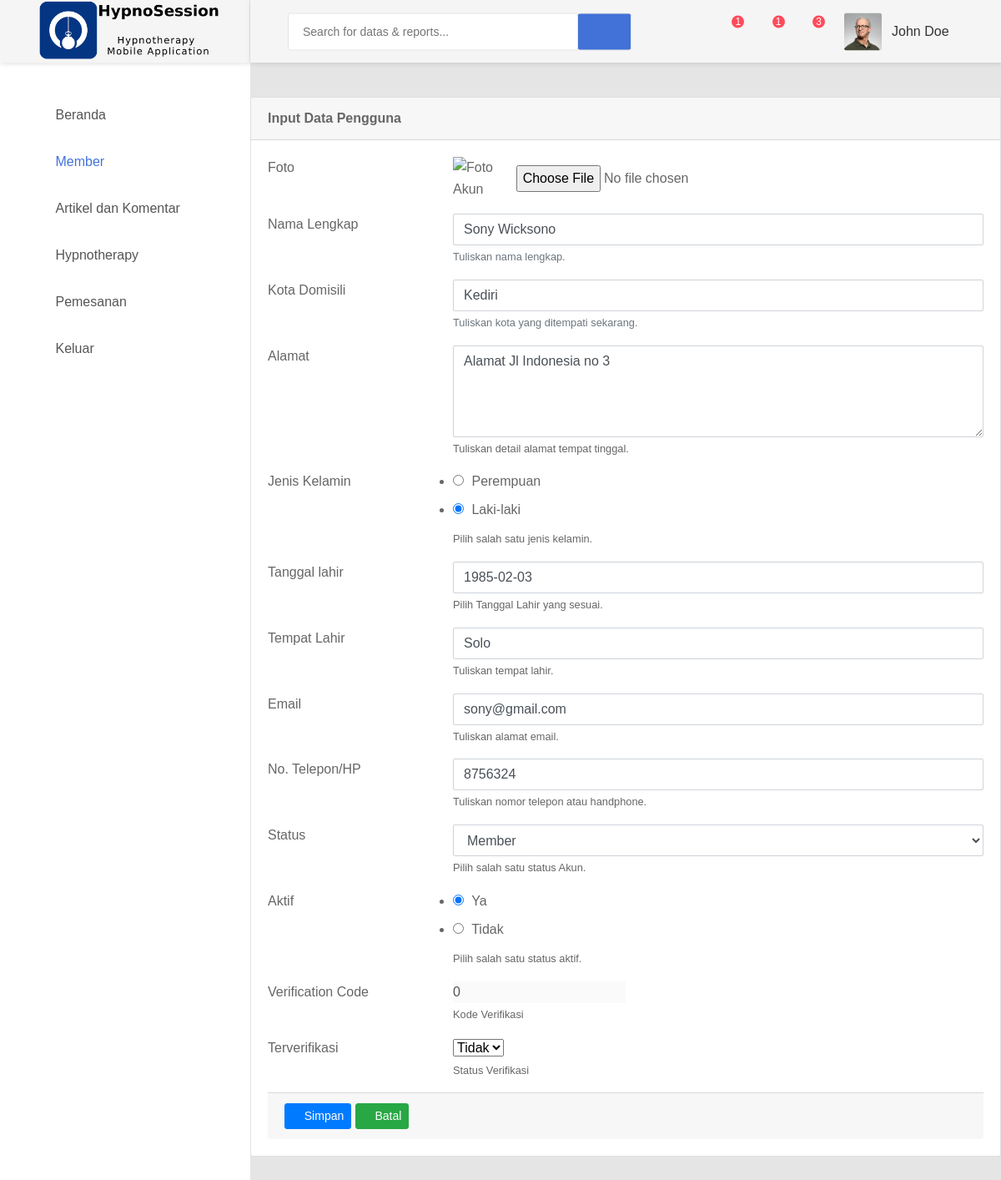
The page /akun/edit/5 on the database its author committed.
### akun/models.py (models this page shows, shortened)
class Akun(models.Model):
    nama = models.CharField(max_length=30, null=True)
    jenis_kelamin = models.BooleanField(null=True)
    kota_domisili = models.CharField(max_length=30, null=True)
    alamat = models.CharField(max_length=100, null=True)
    tanggal_lahir = models.DateField(null=True)
    tempat_lahir = models.CharField(max_length=30, null=True)
    foto_src = models.TextField(null=True)
    no_telepon = models.CharField(max_length=16, null=True)
    email = models.EmailField()
    password = models.TextField(null=True)
    aktif = models.BooleanField(default=True)
    registrasi = models.DateTimeField(auto_now_add=True)
    aktivasi = models.DateTimeField(auto_now_add=True)
    update = models.DateTimeField(auto_now=True)
    verification_code = models.IntegerField(default=0)
    verification = models.BooleanField(default=False)
    class DaftarStatus(models.TextChoices):
        ADMIN = text('admin')
        STAF = text('staf')
        MEMBER = text('member')
    class Meta:
        db_table = 'akun'
    status = models.CharField(max_length=6,
                              choices=DaftarStatus.choices, default=DaftarStatus.MEMBER)

### akun/views.py (the view, shortened to what this page needs)
# urls.py: path('edit/<int:id>', views.edit, name='edit'),
def edit(request, id):
    akun = Akun.objects.get(id=id)
    form = AkunForm(instance=akun)
    form.fields['jenis_kelamin'].initial = [akun.jenis_kelamin]
    form.fields['aktif'].initial = [akun.aktif]
    form.fields['verification'].initial = [akun.verification]
    context = {
        'title': 'Member -> Ubah Data',
        'form': form,
        'view': 'akun',
    }
    return render(request, 'akun/form.html', context)

### akun/templates/akun/form.html (shortened to what this page needs)
{% extends "base.html" %}
{% block content %}
{% load static %}
<div class="card">
    <div class="card-header">
        <strong>Input Data Pengguna</strong>
    </div>
    <div class="card-body card-block">
        <form action="" method="post" enctype="multipart/form-data" class="form-horizontal">
            <div class="row form-group">
                <div class="col col-md-3">
                    <label for="nama" class=" form-control-label">Foto</label>
                </div>
                <div class="col-12 col-md-9">
                    <div class="form-check-inline form-check">
                        <div id="foto-div" class="image">
                            <img id="img-foto" style="width: 150px; height: 150px;" src="{{ form.foto_src.value }}"
                                 alt="Foto Akun">
                        </div>
                        <input type="file" id="foto" name="foto" class="form-control-file"
                               class="btn btn-secondary btn-sm"/>
                    </div>
                </div>
            </div>
            <div class="row form-group">
                <div class="col col-md-3">
                    <label for="nama" class=" form-control-label">Nama Lengkap</label>
                </div>
                <div class="col-12 col-md-9">
                    {{ form.nama }}
                    <small class="form-text text-muted">Tuliskan nama lengkap.</small>
                </div>
            </div>
            <div class="row form-group">
                <div class="col col-md-3">
                    <label for="kota" class=" form-control-label">Kota Domisili</label>
                </div>
                <div class="col-12 col-md-9">
                    {{ form.kota_domisili }}
                    <small class="form-text text-muted">Tuliskan kota yang ditempati sekarang.</small>
                </div>
            </div>
            <div class="row form-group">
                <div class="col col-md-3">
                    <label for="alamat" class=" form-control-label">Alamat</label>
                </div>
                <div class="col-12 col-md-9">
                    {{ form.alamat }}
                    <small class="help-block form-text">Tuliskan detail alamat tempat tinggal.</small>
                </div>
            </div>
            <div class="row form-group">
                <div class="col col-md-3">
                    <label class=" form-control-label">Jenis Kelamin</label>
                </div>
                <div class="col col-md-9">
                    <div class="form-check-inline form-check">
                        {{ form.jenis_kelamin }}
                    </div>
                    <small class="help-block form-text">Pilih salah satu jenis kelamin.</small>
                </div>
            </div>
            <div class="row form-group">
                <div class="col col-md-3">
                    <label for="tanggal-lahir" class=" form-control-label">Tanggal lahir</label>
                </div>
                <div class="col-12 col-md-9">
                    {{ form.tanggal_lahir }}
                    <small class="help-block form-text">Pilih Tanggal Lahir yang sesuai.</small>
                </div>
            </div>
            <div class="row form-group">
                <div class="col col-md-3">
                    <label for="tempat-lahir" class=" form-control-label">Tempat Lahir</label>
                </div>
                <div class="col-12 col-md-9">
                    {{ form.tempat_lahir }}
                    <small class="help-block form-text">Tuliskan tempat lahir.</small>
                </div>
            </div>
            <div class="row form-group">
                <div class="col col-md-3">
                    <label for="email" class=" form-control-label">Email</label>
                </div>
                <div class="col-12 col-md-9">
                    {{ form.email }}
                    <small class="help-block form-text">Tuliskan alamat email.</small>
                </div>
            </div>
            <div class="row form-group">
                <div class="col col-md-3">
                    <label for="no-telepon" class=" form-control-label">No. Telepon/HP</label>
                </div>
                <div class="col-12 col-md-9">
                    {{ form.no_telepon }}
                    <small class="help-block form-text">Tuliskan nomor telepon atau handphone.</small>
                </div>
            </div>
            <div class="row form-group">
                <div class="col col-md-3">
                    <label for="no-telepon" class=" form-control-label">Status</label>
                </div>
                <div class="col-12 col-md-9">
                    {{ form.status }}
                    <small class="help-block form-text">Pilih salah satu status Akun.</small>
                </div>
            </div>
            <div class="row form-group">
                <div class="col col-md-3">
                    <label for="aktif" class=" form-control-label">Aktif</label>
                </div>
                <div class="col col-md-9">
                    <div class="form-check-inline form-check">
                        {{ form.aktif }}
                    </div>
                    <small class="help-block form-text">Pilih salah satu status aktif.</small>
                </div>
            </div>
            <div class="row form-group">
                <div class="col col-md-3">
                    <label for="verification_code" class=" form-control-label">Verification Code</label>
                </div>
                <div class="col-12 col-md-9">
                    {{ form.verification_code }}
                    <small class="help-block form-text">Kode Verifikasi</small>
                </div>
            </div>
            <div class="row form-group">
                <div class="col col-md-3">
                    <label for="verification" class=" form-control-label">Terverifikasi</label>
                </div>
                <div class="col-12 col-md-9">
                    {{ form.verification }}
                    <small class="help-block form-text">Status Verifikasi</small>
                </div>
            </div>
            <div class="card-footer">
                <button type="submit" class="btn btn-primary btn-sm">
                    <i class="fa fa-dot-circle-o"></i> Simpan
                </button>
                <a class="btn btn-success btn-sm" href="/akun" role="button">
                    <i class="fa fa-ban"></i> Batal
                </a>
            </div>
        </form>
    </div>
</div>
{% endblock %}

### rows shown on the page
Akun: nama "Sony Wicksono", kota_domisili "Kediri", alamat "Alamat Jl Indonesia no 3", jenis_kelamin "☐ Perempuan ☑ Laki-laki", tanggal_lahir "1985-02-03", tempat_lahir "Solo", email "sony@gmail.com", no_telepon "8756324", status "Member", aktif "☑ Ya ☐ Tidak", verification_code "0", verification "Tidak"
